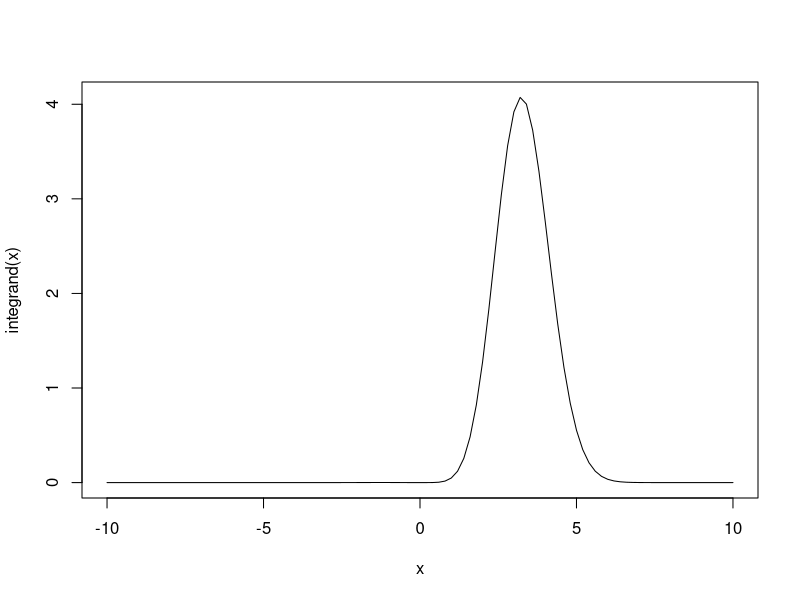
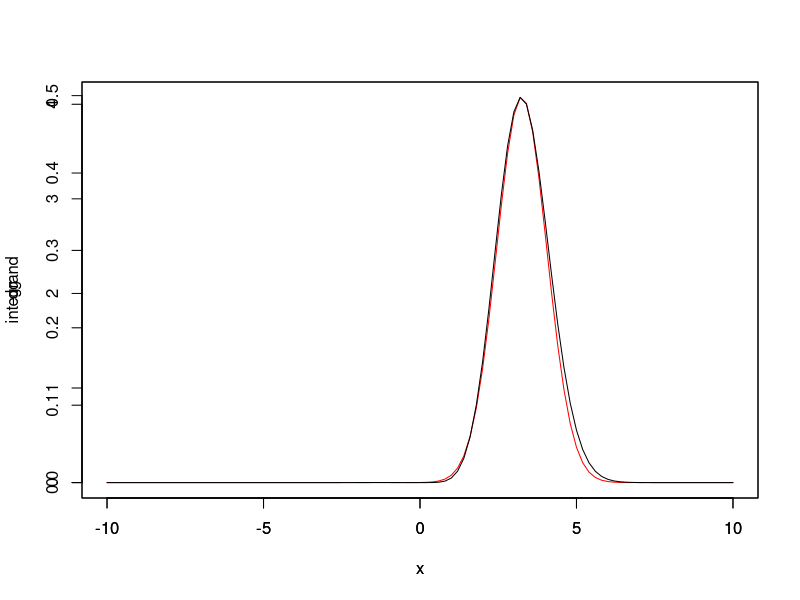

The R source for these figures, in order:
## ---- chunk 1
knitr::opts_chunk$set(echo = TRUE)
## ---- chunk 2
isAppr <- function(n, h, df, dg, rg, ...) {
  x <- rg(n, ...)
  mean( h(x) * df(x) / dg(x, ...) )
}

h <- function(x) x^2
df <- function(x) 0.2 * x^2 * dnorm(x, mean = 2, sd = 1)
rg <- function(n) rnorm(n, mean = 0, sd = 1)
dg <- function(x) dnorm(x, mean = 0, sd = 1)

mySummary <- function(nrep, n, h, df, dg, rg) {
##    browser()
    sim <- replicate(nrep, isAppr(n, h, df, dg, rg))
    return(c(mean(sim), sd(sim)))
}

appr <- mySummary(100, 1000, h, df, dg, rg)
appr <- data.frame("Mean"=appr[1], "Std"=appr[2])

size <- c(10000, 50000)
for (i in size){
   temp <- mySummary(100, i, h, df, dg, rg)
   appr <- rbind(appr,temp)
}
appr         
## ---- chunk 3
h <- function(x) x^2
df <- function(x) 0.2 *x^2 * dnorm(x, mean = 2, sd = 1)
integrand <- function(x) h(x) * df(x)

curve(integrand, from = -10, to = 10)
## ---- chunk 4
dg <- function(x) dnorm(x, mean = 3.25, sd = 0.8)

plot(dg, from = -10, to = 10, col = "red")
par(new = TRUE)
plot.function(integrand, to = 10, from = -10)
## ---- chunk 5
isAppr <- function(n, h, df, dg, rg, ...) {
  x <- rg(n, ...)
  mean( h(x) * df(x) / dg(x, ...) )
}

h <- function(x) x^2
df <- function(x) 0.2 * x^2 * dnorm(x, mean = 2, sd = 1)
rg <- function(n) rnorm(n, mean = 3.25, sd = 0.8)
dg <- function(x) dnorm(x, mean = 3.25, sd = 0.8)

mySummary <- function(nrep, n, h, df, dg, rg) {
##    browser()
    sim <- replicate(nrep, isAppr(n, h, df, dg, rg))
    return(c(mean(sim), sd(sim)))
}

appr <- mySummary(100, 1000, h, df, dg, rg)
appr <- data.frame("Mean"=appr[1], "Std"=appr[2])

size <- c(10000, 50000)
for (i in size){
   temp <- mySummary(100, i, h, df, dg, rg)
   appr <- rbind(appr,temp)
}
appr   
## ---- chunk 6
rBM <- function(n, tgrid, sigma) {
    tt <- c(0, tgrid)
    dt <- diff(tt)
    nt <- length(tgrid)
    dw <- matrix(rnorm(n * nt, sd = sigma * sqrt(dt)), n, nt, byrow = TRUE)
    t(apply(dw, 1, cumsum))
}
## ---- chunk 7
callValLognorm <- function(S0, K, mu, sigma) {
    d <- (log(S0 / K) + mu + sigma^2) / sigma
    S0 * exp(mu + 0.5 * sigma^2) * pnorm(d) - K * pnorm(d - sigma)
}
## ---- chunk 8
optValueAppr <- function(n, r, sigma, S0, K, tgrid) {
    wt <- rBM(n, tgrid, sigma)
    ## payoff of call option on arithmetic average
    nt <- length(tgrid)
    TT <- tgrid[nt]
    St <- S0 * exp((r - sigma^2 / 2) * matrix(tgrid, n, nt, byrow = TRUE) + wt)
    pAri <- pmax(rowMeans(St) - K, 0)
    vAri <- mean(pAri) 
    
    ## underlying asset price
    ST <- St[, nt]
    vAs <- vAri - cov(ST, pAri) / var(ST) * (mean(ST) - exp(r * TT) * S0)
    
    ## value of standard option
    pStd <- pmax(ST - K, 0)
    pStdTrue <- callValLognorm(S0, K, (r - 0.5 * sigma^2) * TT,
                               sigma * sqrt(TT))
    vStd <-  vAri - cov(pStd, pAri) / var(pStd) * (mean(pStd) - pStdTrue)
    ## payoff of call option on geometric average
    pGeo <- pmax(exp(rowMeans(log(St))) - K, 0)
    tbar <- mean(tgrid)
    sBar2 <- sigma^2 / nt^2 / tbar * sum( (2 * seq(nt) - 1) * rev(tgrid) )
    pGeoTrue <- callValLognorm(S0, K, (r - 0.5 * sigma^2) * tbar,
                               sqrt(sBar2 * tbar))
    vGeo <- vAri - cov(pGeo, pAri) / var(pGeo) * (mean(pGeo) - pGeoTrue)
    ## sim <- data.frame(pAri, ST, pStd, pGeo)
    ## result
    return(c(pAri, ST, pStd, pGeo) * exp(-r * TT))
}
## ---- chunk 9
r <- 0.05; sigma <- 0.5; S0 <-  1; K <-  c(1.2, 1.3, 1.4, 1.5)
tgrid <-  seq(0, 1, length = 12)[-1]

sim <- replicate(200, optValueAppr(5000, r, sigma, S0, 1.1, tgrid))
correlations <- c(cor(sim[1,], sim[2,]), cor(sim[1,], sim[3,]), cor(sim[1,], sim[4,]))
correlations <- data.frame("S(t) and Arith Asian"=correlations[1], "European and Arith Asian"=correlations[2],
                           "Geo Asian and Arith Asian" = correlations[3])

for (k in K){
  sim <- replicate(200, optValueAppr(5000, r, sigma, S0, k, tgrid))
  correlations <- rbind( correlations, apply(sim, 1, mean))
}
correlations
## ---- chunk 10
r <- 0.05; sigma <- c(0.3, 0.4, 0.5); S0 <-  1; K <-  1.5
tgrid <-  seq(0, 1, length = 12)[-1]

sim <- replicate(200, optValueAppr(5000, r, 0.2, S0, K, tgrid))
correlations <- c(cor(sim[1,], sim[2,]), cor(sim[1,], sim[3,]), cor(sim[1,], sim[4,]))
correlations <- data.frame("S(t) and Arith Asian"=correlations[1], "European and Arith Asian"=correlations[2],
                           "Geo Asian and Arith Asian" = correlations[3])

for (s in sigma){
  sim <- replicate(200, optValueAppr(5000, r, s, S0, K, tgrid))
  correlations <- rbind( correlations, apply(sim, 1, mean))
}
correlations
## ---- chunk 11
r <- 0.05; sigma <- 0.5; S0 <-  1; K <-  1.5 ; T <- c(0.7, 1, 1.3, 1.6)
tgrid <-  seq(0, 0.4, length = 12)[-1]

sim <- replicate(200, optValueAppr(5000, r, sigma, S0, K, tgrid))
correlations <- c(cor(sim[1,], sim[2,]), cor(sim[1,], sim[3,]), cor(sim[1,], sim[4,]))
correlations <- data.frame("S(t) and Arith Asian"=correlations[1], "European and Arith Asian"=correlations[2],
                           "Geo Asian and Arith Asian" = correlations[3])

for (t in T){
  tgrid <-  seq(0, t, length = 12)[-1]
  sim <- replicate(200, optValueAppr(5000, r, s, S0, K, tgrid))
  correlations <- rbind( correlations, apply(sim, 1, mean))
}
correlations
## ---- chunk 12
optValueAppr_2 <- function(n, r, sigma, S0, K, tgrid) {
    wt <- rBM(n, tgrid, sigma)
    ## payoff of call option on arithmetic average
    nt <- length(tgrid)
    TT <- tgrid[nt]
    St <- S0 * exp((r - sigma^2 / 2) * matrix(tgrid, n, nt, byrow = TRUE) + wt)
    pAri <- pmax(rowMeans(St) - K, 0)
    vAri <- mean(pAri) 
    
    ## payoff of call option on geometric average
    pGeo <- pmax(exp(rowMeans(log(St))) - K, 0)
    tbar <- mean(tgrid)
    sBar2 <- sigma^2 / nt^2 / tbar * sum( (2 * seq(nt) - 1) * rev(tgrid) )
    pGeoTrue <- callValLognorm(S0, K, (r - 0.5 * sigma^2) * tbar,
                               sqrt(sBar2 * tbar))
    vGeo <- vAri - cov(pGeo, pAri) / var(pGeo) * (mean(pGeo) - pGeoTrue)
    ## sim <- data.frame(pAri, ST, pStd, pGeo)
    ## result
    return(c(vAri, vGeo) * exp(-r * TT))
}
## ---- chunk 13
r <- 0.05; sigma <- 0.4; S0 <-  1; K <-  1.5
tgrid <-  seq(0, 1, length = 12)[-1]
sim <- replicate(200, optValueAppr_2(5000, r, sigma, S0, K, tgrid))
values <- apply(sim, 1, mean)
values <- data.frame("Value with no VC" = values[1], "Value with P_G as VC" = values[2])
values
## ---- chunk 14
sds <- apply(sim, 1, sd)
sds <- data.frame("Value with no VC" = sds[1], "Value with P_G as VC" = sds[2])
sds
